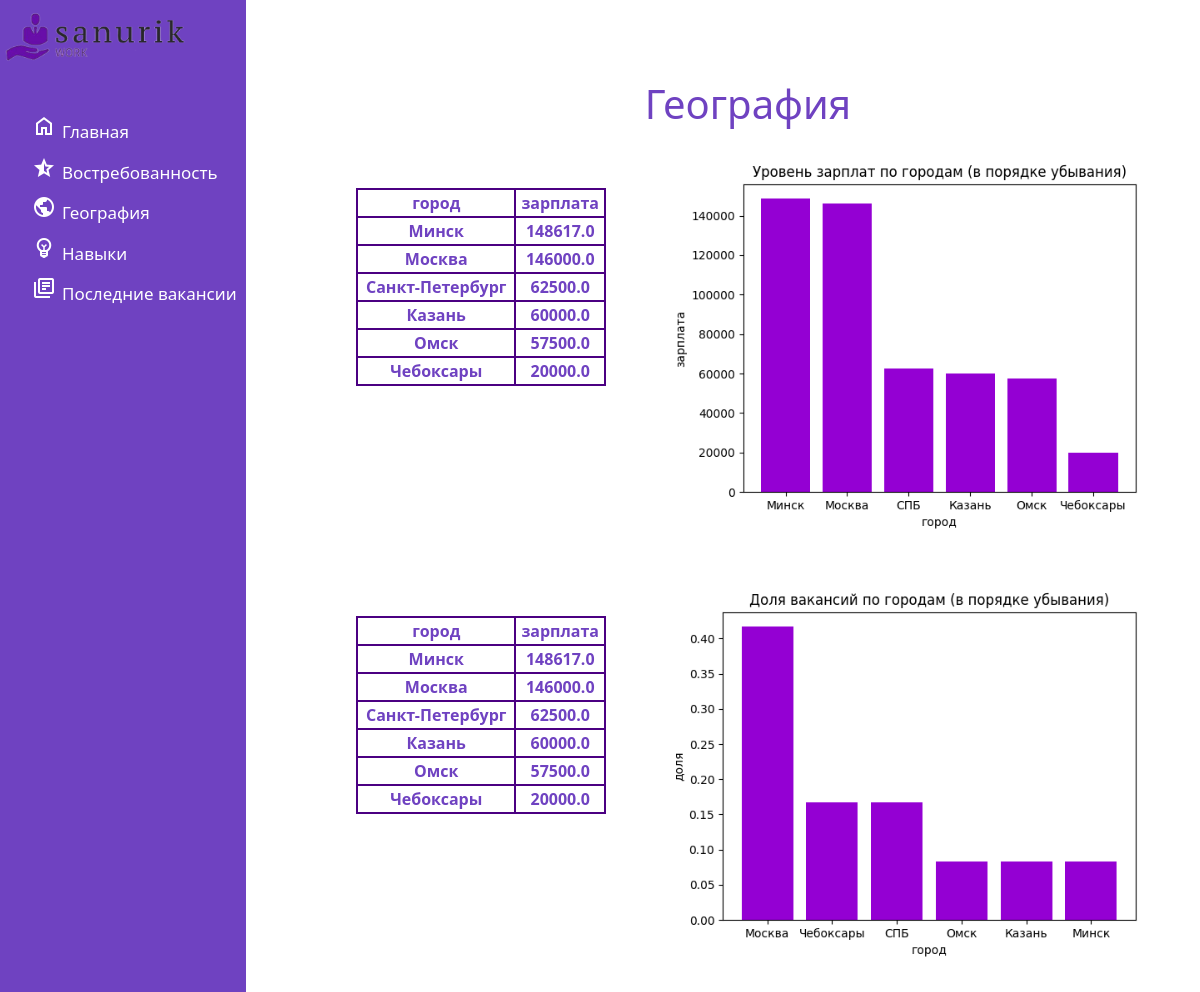
/geography, run on the app's committed database.
### vacan/models.py (models this page shows)
class AvgSalaryByCity(models.Model):
    city = models.TextField('Город')
    salary = models.FloatField('Зарплата')

### vacan/views.py (the view)
# urls.py: path('geography', views.geography, name = 'geography'),
def geography(request):
    geo = AvgSalaryByCity.objects.all()
    geo_2 = FractionVacancyByCity.objects.all()
    print(geo)
    print(geo_2)
    template = loader.get_template('geography.html')
    context = {
        'one': geo,
        'two': geo_2
    }
    return HttpResponse(template.render(context, request))

### vacan/templates/geography.html (shortened to what this page needs)
{% extends 'layout.html' %}
{% load static %}
{% block content %}
<h1 class="geo">География</h1>
<div class="geog">
<table class="geog_table">
    <thead>
    <tr>
        <th>город</th>
        <th>зарплата</th>
    </tr>
    </thead>
    <tbody>
    {% for i in one %}
    <tr>
        <th>{{i.city}}</th>
        <th>{{i.salary}}</th>
    </tr>
    {% endfor %}
    </tbody>
</table>
    <img src="{% static 'vacan/img/Figure_5.png' %}" alt="график_5">
</div>
<div class="geog">
<table class="geog_table">
    <thead>
    <tr>
        <th>город</th>
        <th>зарплата</th>
    </tr>
    </thead>
    <tbody>
    {% for i in one %}
    <tr>
        <th>{{i.city}}</th>
        <th>{{i.salary}}</th>
    </tr>
    {% endfor %}
    </tbody>
</table>
        <img src="{% static 'vacan/img/Figure_6.png' %}" alt="график_6">
</div>
{% endblock%}

### vacan/static/vacan/css/vacan.css (style rules this page uses)
body { background: #FFFFFF; }
table, th, td { border: 1px solid black; }
h1 { color: #6f42c1; text-align: center; }
th { border: 2px solid #4B0082; }
.geog_table { margin-left: 20px; margin-top: 20px; width: 250px; border: 2px solid #4B0082; border-radius: 6px; }
.geog img { height: 400px; margin-top: -250px; margin-left: 320px; margin-bottom: 20px; }
.geog { margin-top: 60px; }

### data on the page
AvgSalaryByCity: city "Минск", salary "148617.0"
AvgSalaryByCity: city "Москва", salary "146000.0"
AvgSalaryByCity: city "Санкт-Петербург", salary "62500.0"
AvgSalaryByCity: city "Казань", salary "60000.0"
AvgSalaryByCity: city "Омск", salary "57500.0"
AvgSalaryByCity: city "Чебоксары", salary "20000.0"
